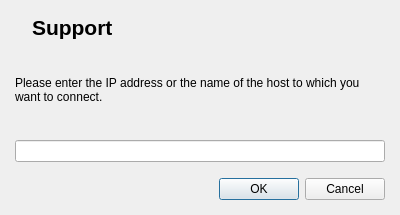
<?xml version="1.0" encoding="UTF-8"?>
<ui version="4.0">
 <author>Tobias Doerffel</author>
 <class>SupportDialog</class>
 <widget class="QDialog" name="SupportDialog">
  <property name="geometry">
   <rect>
    <x>0</x>
    <y>0</y>
    <width>400</width>
    <height>215</height>
   </rect>
  </property>
  <property name="windowTitle">
   <string>Support</string>
  </property>
  <property name="windowIcon">
   <iconset resource="../italc.qrc">
    <normaloff>:/resources/remote_control_48.png</normaloff>:/resources/remote_control_48.png</iconset>
  </property>
  <property name="modal">
   <bool>true</bool>
  </property>
  <layout class="QVBoxLayout">
   <property name="spacing">
    <number>16</number>
   </property>
   <property name="margin">
    <number>15</number>
   </property>
   <item>
    <layout class="QHBoxLayout">
     <property name="spacing">
      <number>10</number>
     </property>
     <property name="margin">
      <number>0</number>
     </property>
     <item>
      <widget class="QLabel" name="label">
       <property name="sizePolicy">
        <sizepolicy hsizetype="Maximum" vsizetype="Preferred">
         <horstretch>0</horstretch>
         <verstretch>0</verstretch>
        </sizepolicy>
       </property>
       <property name="text">
        <string/>
       </property>
       <property name="pixmap">
        <pixmap resource="../italc.qrc">:/resources/remote_control_48.png</pixmap>
       </property>
      </widget>
     </item>
     <item>
      <widget class="QLabel" name="label_2">
       <property name="font">
        <font>
         <pointsize>16</pointsize>
         <weight>75</weight>
         <bold>true</bold>
        </font>
       </property>
       <property name="text">
        <string>Support</string>
       </property>
      </widget>
     </item>
    </layout>
   </item>
   <item>
    <widget class="QLabel" name="label_3">
     <property name="sizePolicy">
      <sizepolicy hsizetype="MinimumExpanding" vsizetype="MinimumExpanding">
       <horstretch>0</horstretch>
       <verstretch>0</verstretch>
      </sizepolicy>
     </property>
     <property name="text">
      <string>Please enter the IP address or the name of the host to which you want to connect.</string>
     </property>
     <property name="wordWrap">
      <bool>true</bool>
     </property>
    </widget>
   </item>
   <item>
    <widget class="QLineEdit" name="hostEdit"/>
   </item>
   <item>
    <widget class="QDialogButtonBox" name="buttonBox">
     <property name="standardButtons">
      <set>QDialogButtonBox::Cancel|QDialogButtonBox::Ok</set>
     </property>
    </widget>
   </item>
  </layout>
 </widget>
 <resources>
  <include location="../italc.qrc"/>
 </resources>
 <connections>
  <connection>
   <sender>buttonBox</sender>
   <signal>accepted()</signal>
   <receiver>SupportDialog</receiver>
   <slot>accept()</slot>
   <hints>
    <hint type="sourcelabel">
     <x>199</x>
     <y>239</y>
    </hint>
    <hint type="destinationlabel">
     <x>199</x>
     <y>133</y>
    </hint>
   </hints>
  </connection>
  <connection>
   <sender>buttonBox</sender>
   <signal>rejected()</signal>
   <receiver>SupportDialog</receiver>
   <slot>reject()</slot>
   <hints>
    <hint type="sourcelabel">
     <x>199</x>
     <y>239</y>
    </hint>
    <hint type="destinationlabel">
     <x>199</x>
     <y>133</y>
    </hint>
   </hints>
  </connection>
 </connections>
</ui>
